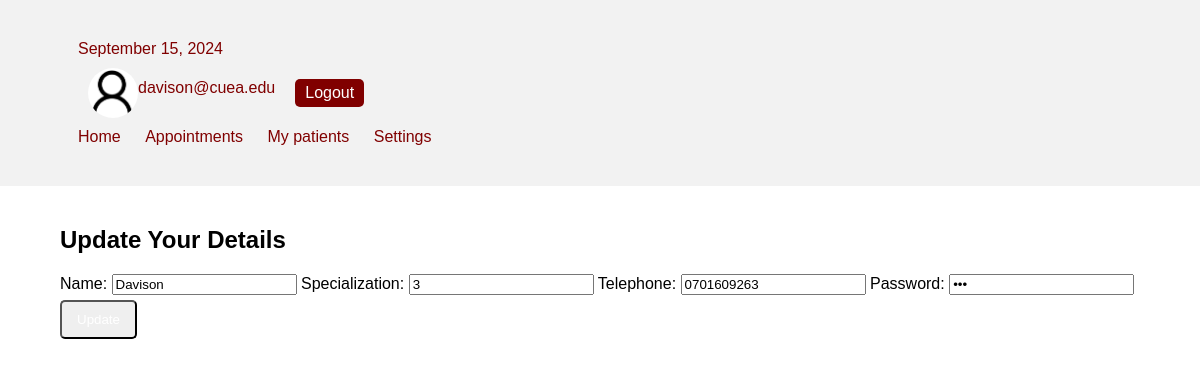
Page /doctor/settings.php (signed in) on the committed database.
### tables this page shows
CREATE TABLE `doctor` (
  `did` int(11) NOT NULL,
  `demail` varchar(50) NOT NULL,
  `dpassword` varchar(255) NOT NULL,
  `specialization` varchar(50) NOT NULL,
  `dtel` varchar(15) NOT NULL,
  `dname` varchar(100) NOT NULL
);

### doctor/settings.php (the view, shortened to what this page needs)
<?php
include '../connection.php';
$doctor_email = $_SESSION['email'];
$query = "SELECT * FROM doctor WHERE demail = ?";
$stmt = $database->prepare($query);
$stmt->bind_param("s", $doctor_email);
$stmt->execute();
$result = $stmt->get_result();
$doctor = $result->fetch_assoc();
?>
<!DOCTYPE html>
<html lang="en">
<head>
    <link rel="stylesheet" href="doctor.css">
</head>
<body>
    <header>
        <div class="container">
            <div class="date">
                <?php echo date("F j, Y"); ?>
            </div>
            <div class="profile-container">
                <img src="../images/user.png" alt="User" class="user-icon">
                <p class="profile-email"><?php echo $doctor_email; ?></p>
                <a href="logout.php" class="logout-btn">Logout</a>
            </div>
            <nav>
                <ul>
                    <li><a href="doctor.php">Home</a></li>
                    <li><a href="appointment.php">Appointments</a></li>
                    <li><a href="mypatients.php">My patients</a></li>
                    <li><a href="settings.php">Settings</a></li>
                </ul>
            </nav>
        </div>
    </header>
    <div class="container">
        <h2>Update Your Details</h2>
        <form action="settings.php" method="POST">
            <label for="dname">Name:</label>
            <input type="text" id="dname" name="dname" value="<?php echo htmlspecialchars($doctor['dname']); ?>" required>
            <label for="specialization">Specialization:</label>
            <input type="text" id="specialization" name="specialization" value="<?php echo htmlspecialchars($doctor['specialization']); ?>" required>
            <label for="dtel">Telephone:</label>
            <input type="text" id="dtel" name="dtel" value="<?php echo htmlspecialchars($doctor['dtel']); ?>" required>
            <label for="dpassword">Password:</label>
            <input type="password" id="dpassword" name="dpassword" value="<?php echo htmlspecialchars($doctor['dpassword']); ?>" required>
            <button type="submit" class="btn">Update</button>
        </form>
    </div>
</body>
</html>

### doctor/doctor.css (style rules this page uses)
body { font-family: Arial, sans-serif; background-color: white; margin: 0; padding: 0; min-height: 100vh; display: flex; flex-direction: column; }
.container { width: 90%; margin: 0 auto; padding: 20px; }
header { background-color: #f2f2f2; padding: 20px; }
.profile-container { display: flex; align-items: center; padding: 10px; }
.user-icon { width: 50px; height: 50px; border-radius: 50%; }
.logout-btn { background-color: maroon; color: white; border: none; padding: 5px 10px; border-radius: 5px; text-decoration: none; display: block; }
.profile-email { margin-top: 5px; color:maroon }
.logout-btn { background-color: maroon; color: white; border: none; padding: 5px 10px; border-radius: 5px; text-decoration: none; margin-left: 20px; }
nav ul { list-style-type: none; padding: 0; margin: 0; }
nav ul li { display: inline; margin-right: 20px; }
nav ul li a { color: maroon; text-decoration: none; }
.date { color: maroon; font-size: 16px; }
.btn { display: inline-block; padding: 10px 15px; margin: 5px 0; text-decoration: none; color: white; border-radius: 5px; text-align: center; }

### rows in the picture
doctor: dname "Davison", specialization "3", dtel "0701609263"

### other values in the picture
$doctor_email "davison@cuea.edu"
